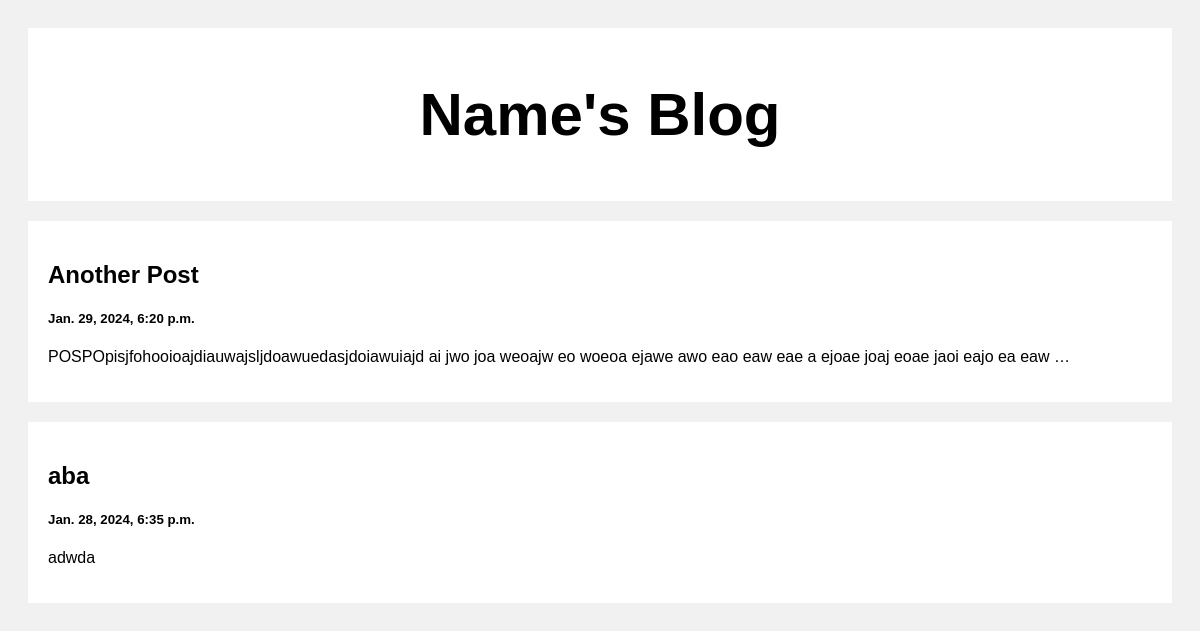
The page / on the database its author committed.
### posts/models.py (models this page shows)
class Post(models.Model):
  title = models.CharField(max_length=100)
  body = models.CharField(max_length=1000000)
  created_at = models.DateTimeField(default=datetime.now, blank=True)

### posts/views.py (the view)
# urls.py: path('', views.index, name='index'),
def index(request):
  posts = Post.objects.all()
  return render(request, "index.html", {"posts": posts})

### templates/index.html (shortened to what this page needs)
<!DOCTYPE html>
<html>
  <head>
  </head>
  <body>
    <div class="header">
      <h2>Name's Blog</h2>
    </div>
    <div class="row">
      <div class="leftcolumn">
        {% for post in posts reversed %}
        <div class="card">
          <a style="text-decoration: none; color: black;" href="/post/{{ post.id }}">
            <h2>{{ post.title }}</h2>
            <h5>{{ post.created_at }}</h5>
            <p>{{ post.body|truncatewords:20 }}</p>
          </a>
        </div>
        {% endfor %}
      </div>
    </div>
  </body>
</html>

### templates/index.html (style rules this page uses)
* { box-sizing: border-box; }
body { font-family: Arial; padding: 20px; background: #f1f1f1; }
.header { padding: 2px; font-size: 40px; text-align: center; background: white; }
.leftcolumn { float: left; width: 100%; }
.card { background-color: white; padding: 20px; margin-top: 20px; }
.row:after { content: ""; display: table; clear: both; }

### rows shown on the page
Post: title "Another Post", created_at "Jan. 29, 2024, 6:20 p.m.", body "POSPOpisjfohooioajdiauwajsljdoawuedasjdoiawuiajd ai jwo joa weoajw eo woeoa ejawe awo eao eaw eae a ejoae joaj eoae jaoi eajo ea eaw …"
Post: title "aba", created_at "Jan. 28, 2024, 6:35 p.m.", body "adwda"
